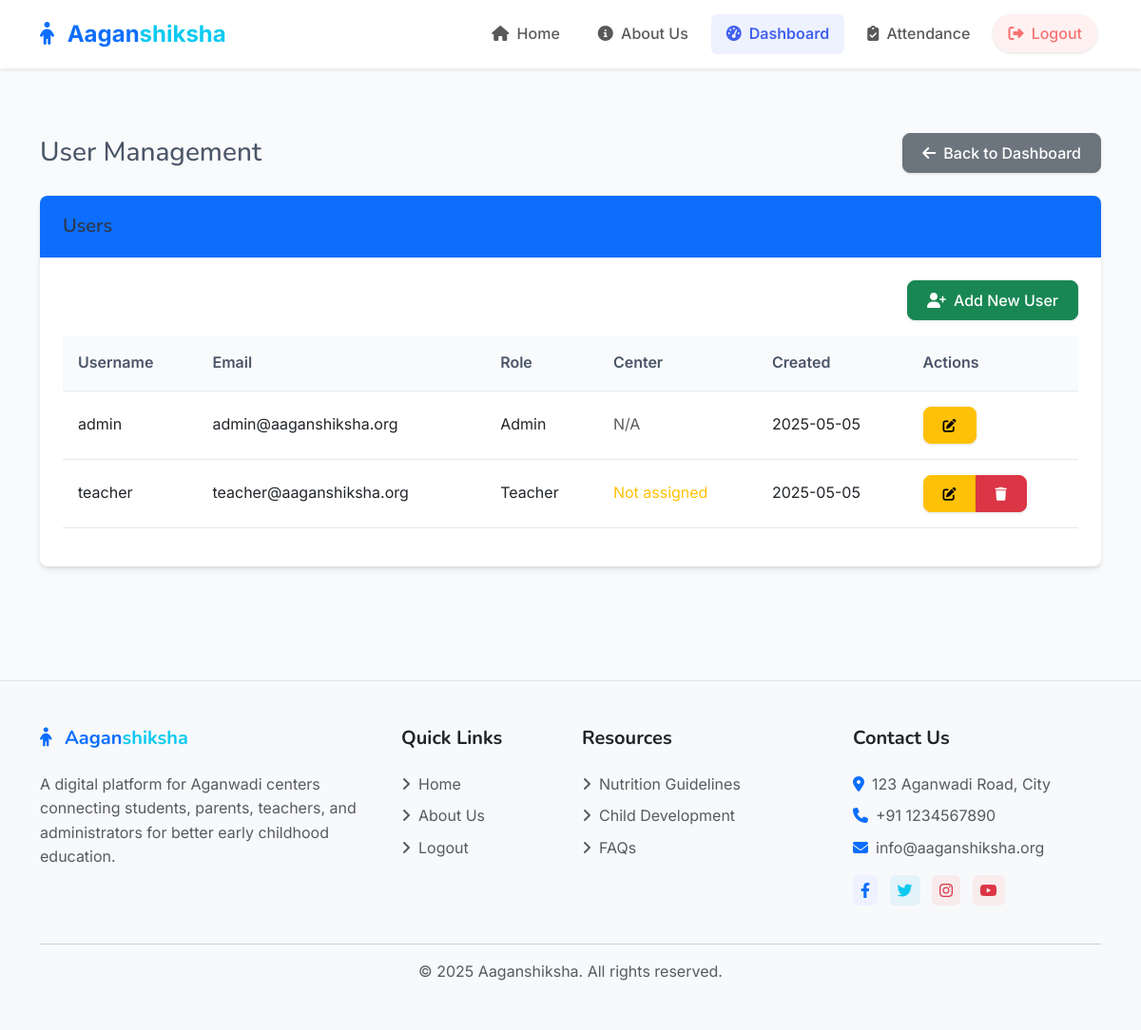
The app's page /admin/users (signed in) with its own data.
### models.py (models this page shows, shortened)
class User(UserMixin, db.Model):
    id = db.Column(db.Integer, primary_key=True)
    username = db.Column(db.String(64), unique=True, nullable=False)
    email = db.Column(db.String(120), unique=True, nullable=False)
    password_hash = db.Column(db.String(256), nullable=False)
    role = db.Column(db.String(20), nullable=False)  # 'admin', 'teacher'
    aadhar_number = db.Column(db.String(12), unique=True, nullable=False)
    created_at = db.Column(db.DateTime, default=datetime.utcnow)
    center_id = db.Column(db.Integer, db.ForeignKey('center.id'), nullable=True)  # Only required for teachers
    center = db.relationship('Center', backref='teachers', lazy=True)
    complaints = db.relationship('Complaint', backref='author', lazy=True)
    nutrition_tips = db.relationship('NutritionTip', backref='created_by', lazy=True)
    activities = db.relationship('Activity', backref='created_by', lazy=True)

### routes/admin.py (the view)
@admin_bp.route('/users')
@login_required
@admin_required
def users():
    users = User.query.all()
    return render_template('admin/users.html', users=users)

### app.py (called while the page is built)
@app.context_processor
def inject_csrf_token():
    return dict(csrf_token=generate_csrf)

@login_manager.user_loader
def load_user(user_id):
    return User.query.get(int(user_id))

### routes/admin.py (called while the page is built)
def admin_required(f):
    @wraps(f)
    def decorated_function(*args, **kwargs):
        if not current_user.is_authenticated or current_user.role != 'admin':
            flash('You need to be an admin to access this page.', 'danger')
            return redirect(url_for('auth.login'))
        return f(*args, **kwargs)
    return decorated_function

### templates/admin/users.html (shortened to what this page needs)
{% extends 'base.html' %}
{% block content %}
<div class="container py-4">
    <div class="d-flex justify-content-between align-items-center mb-4">
        <h1 class="h3 mb-0">User Management</h1>
        <a href="{{ url_for('admin.dashboard') }}" class="btn btn-secondary">
            <i class="fas fa-arrow-left me-2"></i>Back to Dashboard
        </a>
    </div>
    <div class="card mb-4">
        <div class="card-header bg-primary text-white">
            <h5 class="mb-0">
                {% if is_add %}
                    Add New User
                {% elif is_edit %}
                    Edit User
                {% else %}
                    Users
                {% endif %}
            </h5>
        </div>
        <div class="card-body">
            {% if is_add or is_edit %}
                <form method="POST">
                    {{ form.hidden_tag() }}
                    <div class="row mb-3">
                        <div class="col-md-6">
                            <label class="form-label">Username</label>
                            {{ form.username(class="form-control") }}
                            {% if form.username.errors %}
                                <div class="text-danger">
                                    {% for error in form.username.errors %}
                                        <small>{{ error }}</small>
                                    {% endfor %}
                                </div>
                            {% endif %}
                        </div>
                        <div class="col-md-6">
                            <label class="form-label">Email</label>
                            {{ form.email(class="form-control") }}
                            {% if form.email.errors %}
                                <div class="text-danger">
                                    {% for error in form.email.errors %}
                                        <small>{{ error }}</small>
                                    {% endfor %}
                                </div>
                            {% endif %}
                        </div>
                    </div>
                    <div class="row mb-3">
                        {% if is_add %}
                            <div class="col-md-6">
                                <label class="form-label">Password</label>
                                {{ form.password(class="form-control") }}
                                {% if form.password.errors %}
                                    <div class="text-danger">
                                        {% for error in form.password.errors %}
                                            <small>{{ error }}</small>
                                        {% endfor %}
                                    </div>
                                {% endif %}
                            </div>
                            <div class="col-md-6">
                                <label class="form-label">Confirm Password</label>
                                {{ form.confirm_password(class="form-control") }}
                                {% if form.confirm_password.errors %}
                                    <div class="text-danger">
                                        {% for error in form.confirm_password.errors %}
                                            <small>{{ error }}</small>
                                        {% endfor %}
                                    </div>
                                {% endif %}
                            </div>
                        {% else %}
                            <div class="col-md-6">
                                <label class="form-label">New Password (leave blank to keep current)</label>
                                {{ form.password(class="form-control") }}
                                {% if form.password.errors %}
                                    <div class="text-danger">
                                        {% for error in form.password.errors %}
                                            <small>{{ error }}</small>
                                        {% endfor %}
                                    </div>
                                {% endif %}
                            </div>
                            <div class="col-md-6">
                                <label class="form-label">Confirm New Password</label>
                                {{ form.confirm_password(class="form-control") }}
                                {% if form.confirm_password.errors %}
                                    <div class="text-danger">
                                        {% for error in form.confirm_password.errors %}
                                            <small>{{ error }}</small>
                                        {% endfor %}
                                    </div>
                                {% endif %}
                            </div>
                        {% endif %}
                    </div>
                    <div class="mb-3">
                        <label class="form-label">Role</label>
                        {{ form.role(class="form-select", id="role") }}
                        {% if form.role.errors %}
                            <div class="text-danger">
                                {% for error in form.role.errors %}
                                    <small>{{ error }}</small>
                                {% endfor %}
                            </div>
                        {% endif %}
                    </div>
                    <div class="mb-3">
                        <label class="form-label">Aadhar Number</label>
                        {{ form.aadhar_number(class="form-control", placeholder="Enter 12-digit Aadhar number") }}
                        {% if form.aadhar_number.errors %}
                            <div class="text-danger">
                                {% for error in form.aadhar_number.errors %}
                                    <small>{{ error }}</small>
                                {% endfor %}
                            </div>
                        {% endif %}
                    </div>
                    <div class="mb-3" id="center-field">
                        <label class="form-label">Center (required for teachers)</label>
                        {{ form.center_id(class="form-control") }}
                        {% if form.center_id.errors %}
                            <div class="text-danger">
                                {% for error in form.center_id.errors %}
                                    <small>{{ error }}</small>
                                {% endfor %}
                            </div>
                        {% endif %}
                    </div>
                    <script>
                        // Show/hide center field based on role selection
                        document.addEventListener('DOMContentLoaded', function() {
                            const roleSelect = document.getElementById('role');
                            const centerField = document.getElementById('center-field');
                            function toggleCenterField() {
                                if (roleSelect.value === 'teacher') {
                                    centerField.style.display = 'block';
                                } else {
                                    centerField.style.display = 'none';
                                }
                            }
                            toggleCenterField(); // Initial state
                            roleSelect.addEventListener('change', toggleCenterField);
                        });
                    </script>
                    <div class="d-flex justify-content-between">
                        <a href="{{ url_for('admin.users') }}" class="btn btn-secondary">Cancel</a>
                        {{ form.submit(class="btn btn-primary") }}
                    </div>
                </form>
            {% else %}
                <div class="d-flex justify-content-end mb-3">
                    <a href="{{ url_for('admin.add_user') }}" class="btn btn-success">
                        <i class="fas fa-user-plus me-2"></i>Add New User
                    </a>
                </div>
                <div class="table-responsive">
                    <table class="table table-hover">
                        <thead>
                            <tr>
                                <th>Username</th>
                                <th>Email</th>
                                <th>Role</th>
                                <th>Center</th>
                                <th>Created</th>
                                <th>Actions</th>
                            </tr>
                        </thead>
                        <tbody>
                            {% if users %}
                                {% for user in users %}
                                    <tr>
                                        <td>{{ user.username }}</td>
                                        <td>{{ user.email }}</td>
                                        <td>{{ user.role|capitalize }}</td>
                                        <td>
                                            {% if user.role == 'teacher' and user.center %}
                                                {{ user.center.name }}
                                            {% elif user.role == 'teacher' %}
                                                <span class="text-warning">Not assigned</span>
                                            {% else %}
                                                <span class="text-muted">N/A</span>
                                            {% endif %}
                                        </td>
                                        <td>{{ user.created_at.strftime('%Y-%m-%d') }}</td>
                                        <td>
                                            <div class="btn-group btn-group-sm">
                                                <a href="{{ url_for('admin.edit_user', id=user.id) }}" class="btn btn-warning">
                                                    <i class="fas fa-edit"></i>
                                                </a>
                                                {% if user.id != current_user.id %}
                                                    <button type="button" class="btn btn-danger" data-bs-toggle="modal" data-bs-target="#deleteModal{{ user.id }}">
                                                        <i class="fas fa-trash"></i>
                                                    </button>
                                                {% endif %}
                                            </div>
                                        </td>
                                    </tr>
                                {% endfor %}
                            {% else %}
                                <tr>
                                    <td colspan="6" class="text-center">No users found.</td>
                                </tr>
                            {% endif %}
                        </tbody>
                    </table>
                </div>
            {% endif %}
        </div>
    </div>
</div>
{% endblock %}

### static/css/style.css (style rules this page uses)
:root { --primary-color: #4361ee; --primary-light: #eef2ff; --secondary-color: #3f72af; --info-color: #3abff8; --success-color: #36d399; --warning-color: #fbbd23; --danger-color: #f87272; --light-color: #f8f9fa; --dark-color: #333333; --text-color: #4a5568; --border-radius: 0.5rem; --box-shadow: 0 4px 6px -1px rgba(0, 0, 0, 0.1), 0 2px 4px -1px rgba(0, 0, 0, 0.06); --transition: all 0.3s ease; }
body { min-height: 100vh; display: flex; flex-direction: column; font-family: 'Inter', -apple-system, BlinkMacSystemFont, 'Segoe UI', Roboto, Oxygen, Ubuntu, Cantarell, 'Open Sans', 'Helvetica Neue', sans-serif; color: var(--text-color); background-color: #f9fafb; line-height: 1.6; }
h1, h2, h3, h4, h5, h6 { font-family: 'Nunito', -apple-system, BlinkMacSystemFont, 'Segoe UI', Roboto, Oxygen, Ubuntu, Cantarell, 'Open Sans', 'Helvetica Neue', sans-serif; font-weight: 600; color: #2d3748; }
a { transition: var(--transition); }
.btn { border-radius: var(--border-radius); padding: 0.5rem 1.25rem; font-weight: 500; transition: var(--transition); box-shadow: 0 1px 3px rgba(0,0,0,0.12); }
.card { border: none; border-radius: var(--border-radius); box-shadow: var(--box-shadow); transition: var(--transition); overflow: hidden; }
.card-header { background-color: white; border-bottom: 1px solid rgba(0, 0, 0, 0.05); padding: 1.25rem 1.5rem; font-weight: 600; }
.card-body { padding: 1.5rem; }
.table { border-collapse: separate; border-spacing: 0; width: 100%; margin-bottom: 1rem; }
.table th { background-color: #f8fafc; font-weight: 600; padding: 1rem; text-align: left; color: #4a5568; border-bottom: 1px solid #e2e8f0; }
.table td { padding: 1rem; border-bottom: 1px solid #e2e8f0; vertical-align: middle; }

### records on screen
User: username "admin", email "admin@aaganshiksha.org", role "Admin", shows "N/A", created_at "2025-05-05"
User: username "teacher", email "teacher@aaganshiksha.org", role "Teacher", shows "Not assigned", created_at "2025-05-05"

### other values on screen
{{ current_year|default(2025) }} "2025"
